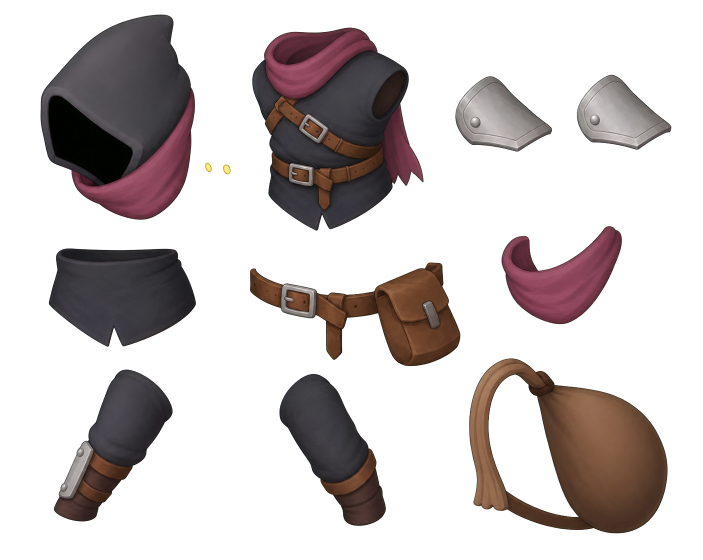
#> input picture source_assets/monsters/generated_parts/thief_raider_v9/01_generated_sheets/sheet_a_core_alpha.png, 1405 x 1119 px (shown at 1/2 size)
$ python extract_sheet_a.py
#> lines starting #> are read from the running program, lines starting #| are printed output that depends on the picture; after the words box and inside, x2 and y2 are one past the last pixel; in counts of white or black regions, pixels touching at a corner belong together
#> in main, rgba is the input picture: shape (1119, 1405, 4); mean R, G, B, A 26.8, 20.4, 19.9, 78.6
#!/usr/bin/env python3
"""Extract and classify the first v9 image-generated donor sheet.

The generated pixels are donor material for hidden joint extensions only.  The
visible bind pose remains owned by ``00_reference/current_master.png``.
"""

from __future__ import annotations

import json
import math
from pathlib import Path

import cv2
import numpy as np
from PIL import Image, ImageDraw, ImageFont


ROOT = Path(__file__).resolve().parent
SOURCE = ROOT / "01_generated_sheets/sheet_a_core_alpha.png"
OUT = ROOT / "02_extracted_donors/sheet_a"
MANIFEST = ROOT / "02_extracted_donors/sheet_a.manifest.json"
CONTACT = ROOT / "02_extracted_donors/sheet_a.contact.png"


# Centers are in the 1405x1119 generated sheet.  The two eyes are merged into
# one logical glow attachment after component extraction.
EXPECTED = {
    "head_scarf_composite": (246, 237),
    "torso_costume_composite": (666, 249),
    "far_shoulder_plate": (1236, 232),
    "near_shoulder_plate": (995, 235),
    "scarf_front": (1121, 556),
    "pelvis_skirt": (243, 585),
    "belt_and_pouch": (756, 625),
    "sack_and_strap_composite": (1154, 909),
    "near_upper_arm": (227, 888),
    "far_upper_arm": (668, 896),
}

CLASSIFICATION = {
    "eye_glow": ("candidate", []),
    "head_scarf_composite": (
        "needs_local_split",
        ["front scarf is fused to the hooded head"],
    ),
    "torso_costume_composite": (
        "rejected_visible_source",
        [
            "scarf, harness, belts and rear cloth are fused to the torso",
            "both arm interfaces are visibly hollow sockets",
        ],
    ),
    "far_shoulder_plate": ("candidate", []),
    "near_shoulder_plate": ("candidate", []),
    "scarf_front": ("candidate", []),
    "pelvis_skirt": ("candidate", []),
    "belt_and_pouch": ("candidate", []),
    "sack_and_strap_composite": (
        "needs_local_split",
        ["sack and strap are fused; independent inertia controls need two pieces"],
    ),
    "near_upper_arm": ("candidate_joint_review", []),
    "far_upper_arm": ("candidate_joint_review", []),
}


def _components(alpha: np.ndarray) -> list[dict[str, object]]:
    count, labels, stats, centroids = cv2.connectedComponentsWithStats(
        (alpha > 32).astype(np.uint8), connectivity=8
    )
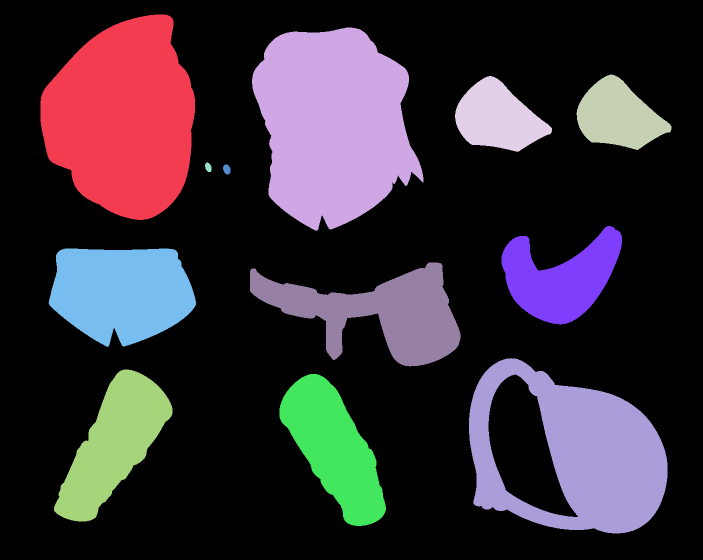
#> labels: shape (1119, 1405) int32 (shown at 1/2 size); 13 distinct labels, from 0 to 12; one colour per label, 0 black
#> count = 13; stats = 13 rows, first 6: [0, 0, 1405, 1119, 1083958], [81, 29, 309, 411, 93521], [504, 55, 343, 407, 99638], [1153, 149, 190, 151, 17605], [910, 152, 194, 152, 18133], [410, 325, 13, 19, 187]; centroids = 13 rows, first 8: [721.9, 576.5], [246.2, 236.7], [665.7, 249.1], [1236.1, 231.5], [994.9, 235.2], [416.2, 334.3], [453.2, 338.4], [1121.2, 555.9]
    found: list[dict[str, object]] = []
    for label in range(1, count):
        x, y, width, height, area = map(int, stats[label])
        if area < 50:
            continue
        found.append(
            {
                "label": label,
                "bbox": [x, y, width, height],
                "area": area,
                "center": [float(centroids[label][0]), float(centroids[label][1])],
                "mask": labels == label,
            }
        )
#> this loop made 12 passes
#> (x, y, width, height, area) on passes 1 to 12: (81, 29, 309, 411, 93521), (504, 55, 343, 407, 99638), (1153, 149, 190, 151, 17605), (910, 152, 194, 152, 18133), (410, 325, 13, 19, 187), (446, 329, 15, 20, 233), (1003, 452, 241, 197, 26746), (97, 497, 295, 197, 44659), (500, 525, 421, 208, 41007), (938, 716, 397, 351, 77332), (108, 739, 237, 304, 34951), (559, 748, 213, 304, 34225)
#> after the loop, found = 12 items
    return found


def _crop(rgba: np.ndarray, mask: np.ndarray, padding: int = 8) -> tuple[np.ndarray, list[int]]:
    ys, xs = np.where(mask)
    if not len(xs):
        raise RuntimeError("empty donor mask")
    x0 = max(0, int(xs.min()) - padding)
    y0 = max(0, int(ys.min()) - padding)
    x1 = min(rgba.shape[1], int(xs.max()) + padding + 1)
    y1 = min(rgba.shape[0], int(ys.max()) + padding + 1)
    result = rgba[y0:y1, x0:x1].copy()
    local_mask = mask[y0:y1, x0:x1]
    result[~local_mask] = (0, 0, 0, 0)
    return result, [x0, y0, x1 - x0, y1 - y0]


def _font(size: int) -> ImageFont.ImageFont:
    try:
        return ImageFont.truetype("C:/Windows/Fonts/arial.ttf", size)
    except OSError:
        return ImageFont.load_default()


def main() -> None:
    rgba = np.asarray(Image.open(SOURCE).convert("RGBA"), dtype=np.uint8)
    found = _components(rgba[:, :, 3])
#> found = 12 items
    if len(found) != 12:
        raise RuntimeError(f"expected 12 sheet components, found {len(found)}")

    eye_components = [item for item in found if int(item["area"]) < 1000]
#> eye_components = 2 items
    if len(eye_components) != 2:
        raise RuntimeError(f"expected two eye components, found {len(eye_components)}")
    eye_mask = np.logical_or(eye_components[0]["mask"], eye_components[1]["mask"])
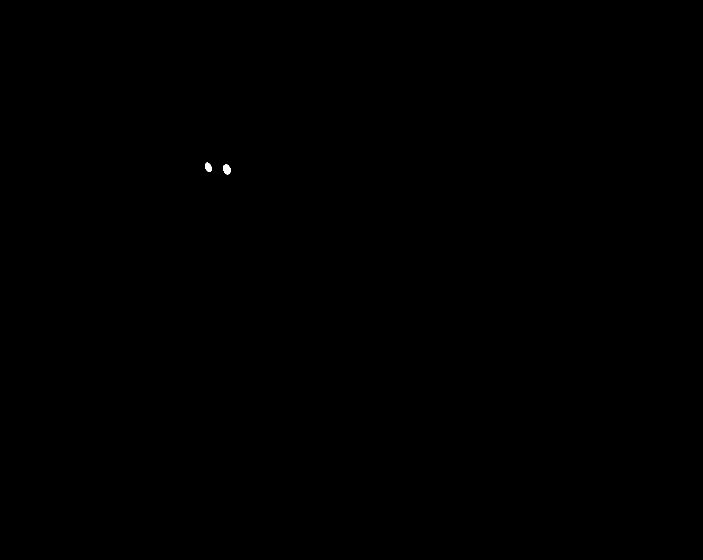
#> eye_mask: shape (1119, 1405) bool (shown at 1/2 size); 0.03% white; 2 white regions, box (x1, y1, x2, y2) and area: (446, 329, 461, 349) 233, (410, 325, 423, 344) 187
    remaining = [item for item in found if item not in eye_components]
#> remaining = 10 items

    assignments: dict[str, dict[str, object]] = {}
    for semantic, target in EXPECTED.items():
        best = min(
            remaining,
            key=lambda item: math.hypot(
                float(item["center"][0]) - target[0],
                float(item["center"][1]) - target[1],
            ),
        )
        distance = math.hypot(
            float(best["center"][0]) - target[0],
            float(best["center"][1]) - target[1],
        )
        if distance > 24:
            raise RuntimeError(f"{semantic}: closest component is {distance:.1f}px away")
        assignments[semantic] = best
        remaining.remove(best)
#> this loop made 10 passes
#> distance on passes 1 to 10: 0.378, 0.352, 0.536, 0.285, 0.257, 0.709, 0.116, 0.602, 0.187, 0.23
#> after the loop, assignments = 10 items; remaining = []
    if remaining:
        raise RuntimeError(f"unassigned generated components: {len(remaining)}")

    OUT.mkdir(parents=True, exist_ok=True)
    for stale in OUT.glob("*.png"):
        stale.unlink()

    ordered = ["eye_glow", *EXPECTED]
    records: list[dict[str, object]] = []
    for index, semantic in enumerate(ordered):
        if semantic == "eye_glow":
            mask = eye_mask
            center = [
                float(np.where(mask)[1].mean()),
                float(np.where(mask)[0].mean()),
            ]
            area = int(mask.sum())
        else:
            item = assignments[semantic]
            mask = item["mask"]
            center = list(item["center"])
            area = int(item["area"])
        crop, bbox = _crop(rgba, mask)
        filename = f"{index:02d}_{semantic}.png"
        Image.fromarray(crop, "RGBA").save(OUT / filename)
        status, warnings = CLASSIFICATION[semantic]
        records.append(
            {
                "index": index,
                "semantic": semantic,
                "file": f"sheet_a/{filename}",
                "source_bbox": bbox,
                "source_center": center,
                "alpha_area": area,
                "status": status,
                "warnings": warnings,
                "allowed_use": "hidden_overlap_donor_only",
            }
        )
#> this loop made 11 passes
#> (center, area, x0 in _crop, y0 in _crop, x1 in _crop, y1 in _crop, bbox) on passes 1 to 10: ([436.7, 336.5], 420, 402, 317, 469, 357, [402, 317, 67, 40]), ([246.2, 236.7], 93521, 73, 21, 398, 448, [73, 21, 325, 427]), ([665.7, 249.1], 99638, 496, 47, 855, 470, [496, 47, 359, 423]), ([1236.1, 231.5], 17605, 1145, 141, 1351, 308, [1145, 141, 206, 167]), ([994.9, 235.2], 18133, 902, 144, 1112, 312, [902, 144, 210, 168]), ([1121.2, 555.9], 26746, 995, 444, 1252, 657, [995, 444, 257, 213]), ([242.5, 584.5], 44659, 89, 489, 400, 702, [89, 489, 311, 213]), ([756.1, 625.1], 41007, 492, 517, 929, 741, [492, 517, 437, 224]), ([1153.6, 908.5], 77332, 930, 708, 1343, 1075, [930, 708, 413, 367]), ([227, 887.8], 34951, 100, 731, 353, 1051, [100, 731, 253, 320])
#> pass 1, in _crop, `local_mask = mask[y0:y1, x0:x1]`:
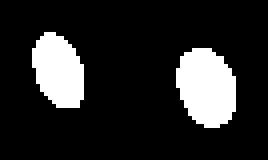
#> local_mask: shape (40, 67) bool (shown 4 times larger); 15.7% white; 2 white regions, box (x1, y1, x2, y2) and area: (44, 12, 59, 32) 233, (8, 8, 21, 27) 187
#> after the loop:
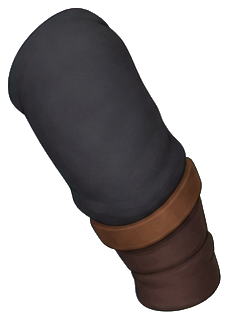
#> crop: shape (320, 229, 4); mean R, G, B, A 27.8, 24, 24.4, 118.1; transparent parts drawn white
#> after the loop:
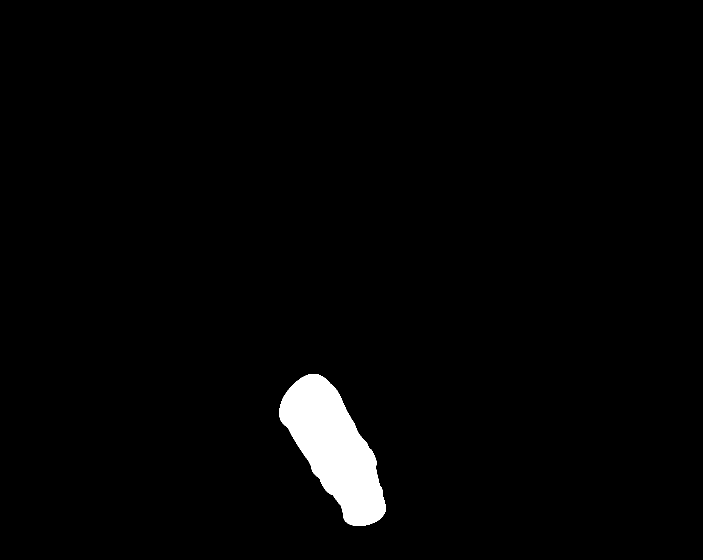
#> mask: shape (1119, 1405) bool (shown at 1/2 size); 2.2% white; 1 white region, box (x1, y1, x2, y2) and area: (559, 748, 772, 1052) 34225
#> after the loop, records = 11 items

    tile_w, tile_h = 310, 255
    columns = 4
    rows = math.ceil(len(records) / columns)
#> rows = 3
    contact = Image.new("RGB", (columns * tile_w, rows * tile_h), (30, 33, 39))
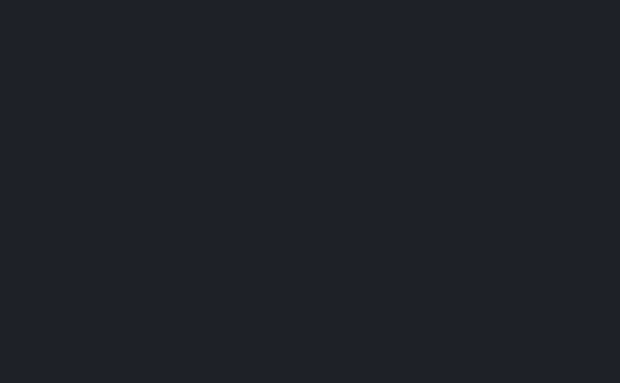
#> contact: PIL image 1240x765 RGB (shown at 1/2 size); mean R, G, B 30, 33, 39
    draw = ImageDraw.Draw(contact)
    label_font = _font(17)
    state_font = _font(14)
    for record in records:
        donor = Image.open(ROOT / "02_extracted_donors" / record["file"]).convert("RGBA")
        donor.thumbnail((tile_w - 24, tile_h - 65), Image.Resampling.LANCZOS)
        col = int(record["index"]) % columns
#> col = 0
        row = int(record["index"]) // columns
#> row = 0
        x = col * tile_w + (tile_w - donor.width) // 2
#> x = 121
        y = row * tile_h + 54 + (tile_h - 58 - donor.height) // 2
#> y = 132
        contact.paste(donor, (x, y), donor)
        left = col * tile_w + 8
#> left = 8
        top = row * tile_h + 7
#> top = 7
        draw.text((left, top), str(record["semantic"]), fill=(240, 240, 240), font=label_font)
        status = str(record["status"])
#> status = 'candidate'
        color = (92, 224, 145) if status.startswith("candidate") else (245, 184, 78)
#> color = (92, 224, 145)
        if status.startswith("rejected"):
            color = (244, 92, 92)
        draw.text((left, top + 23), status, fill=color, font=state_font)
    contact.save(CONTACT)
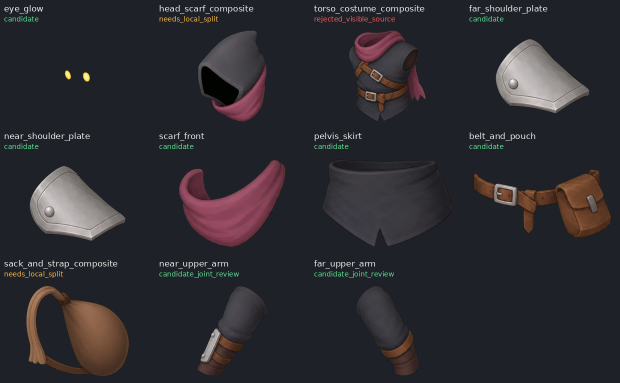
#> saved as sheet_a.contact.png: PIL image 1240x765 RGB (shown at 1/2 size); mean R, G, B 44.7, 43.3, 47.7

    manifest = {
        "schema_version": 1,
        "source": SOURCE.relative_to(ROOT).as_posix(),
        "component_count": 12,
        "logical_part_count": len(records),
        "identity_source": "00_reference/current_master.png",
        "policy": "donor pixels never replace visible bind-pose master pixels",
        "status": "partially_salvageable_not_bind_ready",
        "parts": records,
    }
    MANIFEST.parent.mkdir(parents=True, exist_ok=True)
    MANIFEST.write_text(json.dumps(manifest, indent=2), encoding="utf-8")
    print(
        "THIEF_V9_SHEET_A_EXTRACT_PASS "
        f"components={len(found)} logical_parts={len(records)}"
    )
#| THIEF_V9_SHEET_A_EXTRACT_PASS components=12 logical_parts=11


if __name__ == "__main__":
    main()
